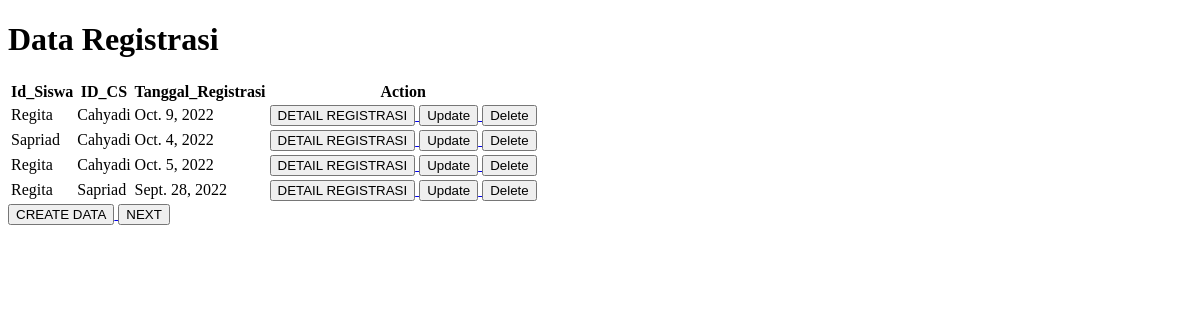
The page /registrasi on the database as committed earlier.
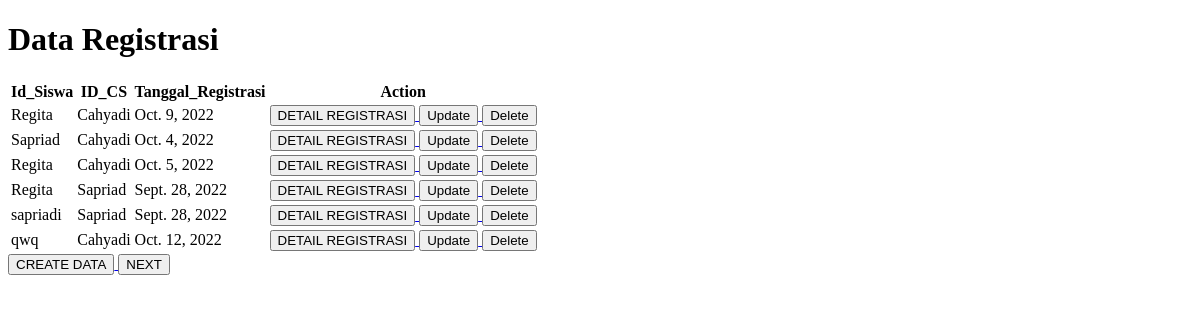
The same page on the database as committed later.
### app/models.py (models this page shows, shortened)
class Registrasi(models.Model):
    Id_Registrasi = models.AutoField(primary_key=True)
    Id_Siswa = models.ForeignKey(Siswa, on_delete=models.CASCADE)
    ID_CS = models.ForeignKey(CustomerService, on_delete=models.CASCADE)
    Tanggal_Registrasi = models.DateField()

class Siswa(models.Model):
    Id_Siswa = models.AutoField(primary_key=True)
    Nama_Siswa = models.CharField(max_length=50)
    Tanggal_Lahir = models.DateField()
    Alamat_Siswa = models.TextField(blank=True, null=True)
    Nomor_Telepon_Siswa = models.PositiveIntegerField()
    def __str__(self):
        return str(self.Nama_Siswa)

class CustomerService(models.Model):
    ID_CS = models.AutoField(primary_key=True)
    nama_cs = models.CharField(max_length=50)
    nomer_telepon_cs = models.PositiveIntegerField()
    Alamat_cs = models.TextField()
    def __str__(self):
        return str(self.nama_cs)

### app/views.py (the view)
# urls.py: path('registrasi', views.registrasi, name='registrasi'),
def registrasi(request):
    allregistrasiobj = models.Registrasi.objects.all()
    getregistrasiobj = models.Registrasi.objects.get(Id_Registrasi=2)
    return render(request, 'registrasi.html',{
        'allregistrasiobj' : allregistrasiobj,
        'getregistrasiobj' : getregistrasiobj,
    })

### app/templates/registrasi.html (shortened to what this page needs)
<!DOCTYPE html>
<html lang="en">
<head>
</head>
<body>
    <h1>Data Registrasi</h1>
    <table>
        <tr>
            <th>Id_Siswa</th>
            <th>ID_CS</th>
            <th>Tanggal_Registrasi</th>
            <th>Action</th>
        </tr>
        {% for item in allregistrasiobj %}
        <tr>
            <td>{{ item.Id_Siswa }}</td>
            <td>{{ item.ID_CS }}</td>
            <td>{{ item.Tanggal_Registrasi}}</td>
            <td>
                <a href="{%url 'filterdetailregis' item.Id_Registrasi %}">
                    <button>
                        DETAIL REGISTRASI
                    </button>
                </a>
                <a href="{%url 'updateregistrasi' item.Id_Registrasi %}">
                    <button>Update</button>
                </a>
                <a href="{%url 'deleteregistrasi' item.Id_Registrasi %}">
                    <button>Delete</button>
                </a>
            </td>
        </tr>
        {% endfor %}
    </table>
    <a href="{% url 'createregistrasi' %}">
        <button>
            CREATE DATA
        </button>
    </a>
    <tr>
        <td>
            <a href="{% url 'createdetailregistrasi' %}">
                <button type="submit">NEXT</button>
            </a>
        </td>
    </tr>
</body>
</html>

Rows that differ between the two databases and show on the page:
added Registrasi: Id_Siswa "sapriadi", ID_CS "Sapriad", Tanggal_Registrasi "Sept. 28, 2022"
added Registrasi: Id_Siswa "qwq", ID_CS "Cahyadi", Tanggal_Registrasi "Oct. 12, 2022"
